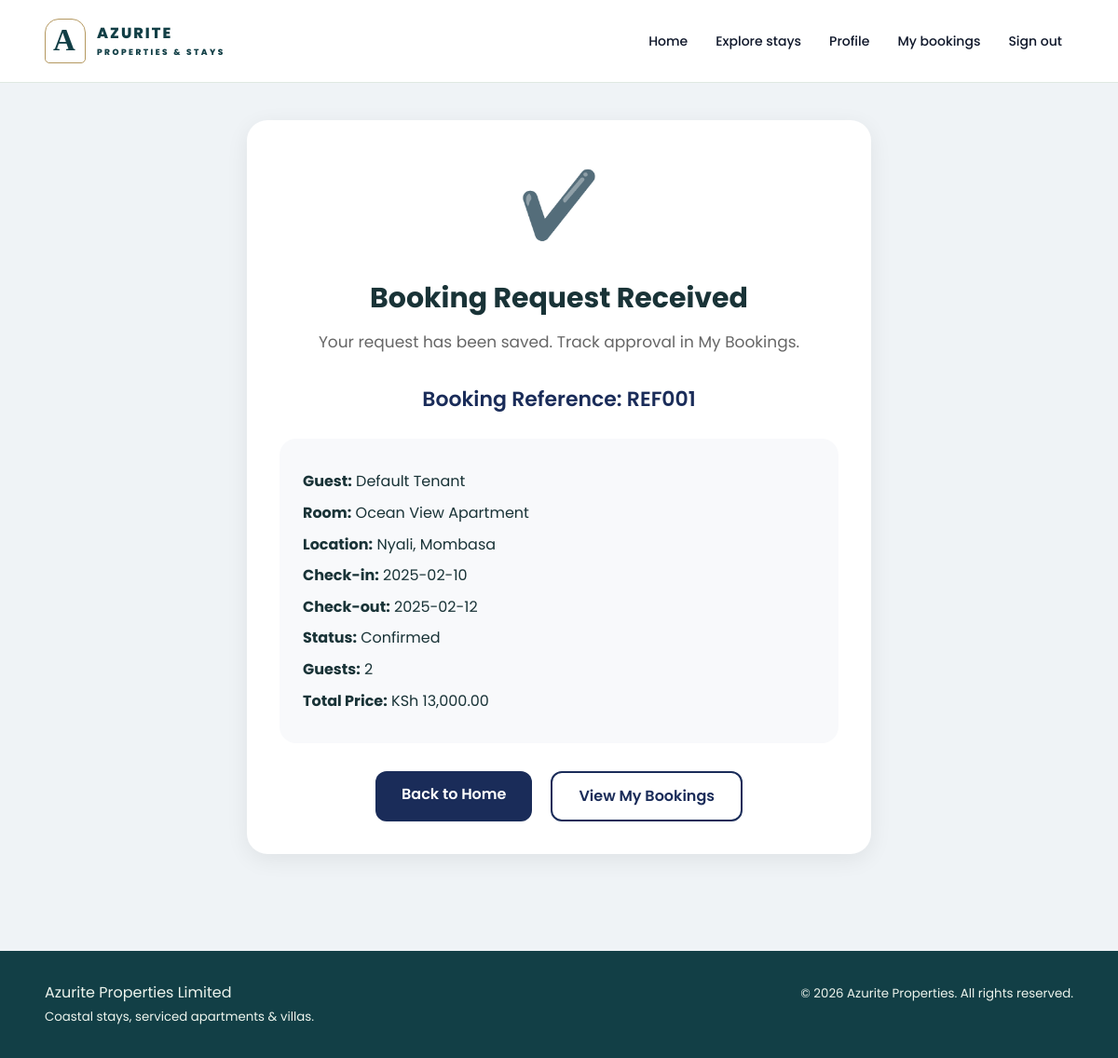
The page /public/booking_success.php?ref=REF001 (signed in) on the database its author committed.
### tables this page shows
CREATE TABLE bookings (
  id INT AUTO_INCREMENT PRIMARY KEY,
  ref_code VARCHAR(40) NOT NULL,
  room_id INT NOT NULL,
  tenant_id INT NOT NULL,
  contact_phone VARCHAR(30) NOT NULL,
  checkin_date DATE NOT NULL,
  checkout_date DATE NOT NULL,
  guests INT NOT NULL DEFAULT 1,
  location_text VARCHAR(150),
  status ENUM('Pending','Approved','Declined','Confirmed','CheckedIn','Completed','Cancelled') NOT NULL DEFAULT 'Pending',
  total_amount_ksh DECIMAL(10,2) NOT NULL DEFAULT 0,
  created_at DATETIME DEFAULT CURRENT_TIMESTAMP,
  FOREIGN KEY (room_id) REFERENCES rooms(id),
  FOREIGN KEY (tenant_id) REFERENCES users(id)
);

CREATE TABLE users (
  id INT AUTO_INCREMENT PRIMARY KEY,
  full_name VARCHAR(150) NOT NULL,
  username VARCHAR(80) NOT NULL UNIQUE,
  email VARCHAR(150) NOT NULL UNIQUE,
  phone VARCHAR(30),
  password_md5 VARCHAR(255) NOT NULL,
  role ENUM('admin','host','tenant') NOT NULL DEFAULT 'tenant',
  id_card_path VARCHAR(255),
  avatar_path VARCHAR(255),
  is_active TINYINT(1) NOT NULL DEFAULT 1,
  created_at DATETIME DEFAULT CURRENT_TIMESTAMP
);

CREATE TABLE rooms (
  id INT AUTO_INCREMENT PRIMARY KEY,
  category_id INT NULL,
  owner_id INT NULL,
  name VARCHAR(150) NOT NULL,
  price_ksh DECIMAL(10,2) NOT NULL,
  cover_image VARCHAR(255),
  location_text VARCHAR(150),
  description TEXT,
  is_active TINYINT(1) NOT NULL DEFAULT 1,
  created_at DATETIME DEFAULT CURRENT_TIMESTAMP,
  FOREIGN KEY (category_id) REFERENCES room_categories(id),
  FOREIGN KEY (owner_id) REFERENCES users(id)
);

### includes/helpers.php (called while the page is built, shortened)
<?php
function e($str) {
    return htmlspecialchars((string)($str ?? ''), ENT_QUOTES | ENT_SUBSTITUTE, 'UTF-8');
}

### public/booking_success.php (the view, shortened to what this page needs)
<?php
require_once __DIR__ . '/../includes/db.php';
require_once __DIR__ . '/../includes/helpers.php';
$ref = $_GET['ref'];
$stmt = $pdo->prepare("
    SELECT b.*, r.name AS room_name, r.location_text, r.price_ksh, u.full_name
    FROM bookings b
    LEFT JOIN rooms r ON r.id = b.room_id
    LEFT JOIN users u ON u.id = b.tenant_id
    WHERE b.ref_code = :ref AND b.tenant_id = :tenant
");
$stmt->execute([':ref' => $ref, ':tenant' => current_user()['id']]);
$booking = $stmt->fetch(PDO::FETCH_ASSOC);
include __DIR__ . '/../includes/header.php';
?>
<div class="success-container">
    <div class="success-card">
        <div class="success-icon">✔️</div>
        <div class="success-title">Booking Request Received</div>
        <div class="success-sub">Your request has been saved. Track approval in My Bookings.</div>
        <p class="big-ref">Booking Reference: <?php echo e($ref); ?></p>
        <div class="details-box">
            <p><strong>Guest:</strong> <?php echo e($booking['full_name']); ?></p>
            <p><strong>Room:</strong> <?php echo e($booking['room_name']); ?></p>
            <p><strong>Location:</strong> <?php echo e($booking['location_text']); ?></p>
            <p><strong>Check-in:</strong> <?php echo e($booking['checkin_date']); ?></p>
            <p><strong>Check-out:</strong> <?php echo e($booking['checkout_date']); ?></p>
            <p><strong>Status:</strong> <?php echo e($booking['status']); ?></p>
            <p><strong>Guests:</strong> <?php echo (int)$booking['guests']; ?></p>
            <p><strong>Total Price:</strong> KSh <?php echo number_format($booking['total_amount_ksh'], 2); ?></p>
        </div>
        <div class="btn-row">
            <a href="index.php" class="btn-main">Back to Home</a>
            <a href="my_bookings.php" class="btn-outline">View My Bookings</a>
        </div>
    </div>
</div>
<?php include __DIR__ . '/../includes/footer.php'; ?>

### public/assets/css/style.css (style rules this page uses)
body { font-family: "Poppins", sans-serif !important; color: #444444; width: 100%; height: calc(100%); overflow-x: hidden; background: #eff3f6 !important; }
a { color: #1977cc; }

### public/assets/css/modern.css (style rules this page uses)
:root { --az-primary:#0B1D3A; --az-primary-soft:#1C6DD0; --az-bg:#f5f7fb; --az-card-bg:#ffffff; --az-muted:#6b7280; --az-radius:18px; --az-shadow:0 18px 40px rgba(15,23,42,.18); }
body { font-family:'Poppins',system-ui,-apple-system,Segoe UI,Roboto,sans-serif; background:linear-gradient(135deg,#f5f7fb,#ecf2ff); color:#111827; }
.btn-outline { display:inline-flex; align-items:center; justify-content:center; padding:10px 20px; border-radius:999px; border:1px solid rgba(148,163,184,.6); background:rgba(255,255,255,.8); color:#0f172a; font-weight:500; text-decoration:none; }

### public/assets/css/polish.css (style rules this page uses)
:root { --az-primary:#123f46; --az-primary-soft:#1d7377; --az-bg:#f7f8f4; --az-muted:#637373; --az-shadow:0 12px 30px #163b4010 }
* { box-sizing:border-box }
body { margin:0; background:#f7f8f4; color:#193337; font-family:Inter,Segoe UI,system-ui,sans-serif; line-height:1.6 }
a { color:#176d70 }
button,.btn-primary,.btn-outline { min-height:42px }
.btn-outline { border:1px solid #a6bab0; color:#123f46; background:transparent; border-radius:9px; box-shadow:none }

### public/booking_success.php (style rules this page uses)
.success-container { max-width: 750px; margin: auto; padding: 40px; }
.success-card { background: #fff; padding: 35px; border-radius: 22px; box-shadow: 0 6px 25px rgba(0,0,0,0.07); text-align: center; }
.success-icon { font-size: 70px; color: #22bb33; margin-bottom: 20px; }
.success-title { font-size: 30px; font-weight: 700; margin-bottom: 10px; }
.success-sub { color: #666; margin-bottom: 30px; font-size: 17px; }
.details-box { margin-top: 25px; text-align: left; padding: 25px; border-radius: 18px; background: #f8f9fb; }
.details-box p { font-size: 16px; margin: 8px 0; }
.big-ref { font-size: 22px; font-weight: 600; color: #1a2c59; }
.btn-row { margin-top: 30px; display: flex; justify-content: center; gap: 20px; }
.btn-main { background: #1a2c59; color: #fff; padding: 12px 28px; border-radius: 12px; text-decoration: none; font-size: 16px; font-weight: 600; }
.btn-outline { border: 2px solid #1a2c59; padding: 12px 28px; border-radius: 12px; text-decoration: none; font-size: 16px; color: #1a2c59; font-weight: 600; }

### rows shown on the page
bookings: tenant.full_name "Default Tenant", room.name "Ocean View Apartment", room.location_text "Nyali, Mombasa", checkin_date "2025-02-10", checkout_date "2025-02-12", status "Confirmed", guests "2", total_amount_ksh "13,000.00"

### other values the page prints
$ref "REF001"
